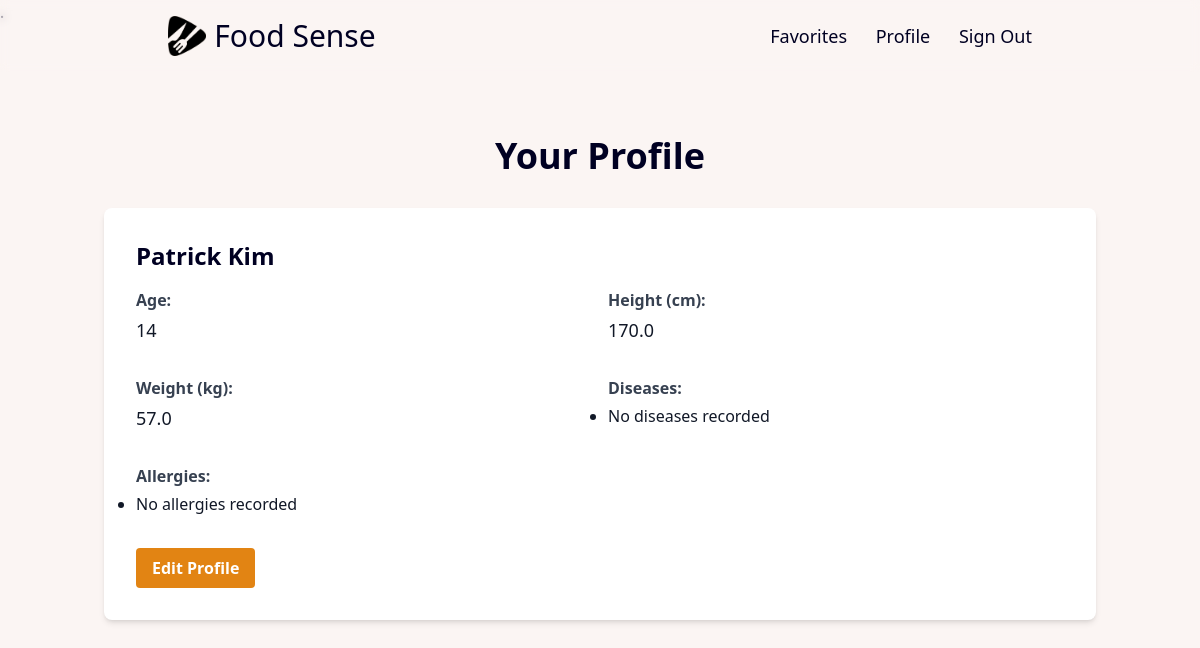
The app's page /users/profile/ (signed in) with its own data.
### users/models.py (models this page shows, shortened)
class Profile(models.Model):
    user = models.OneToOneField(User, on_delete=models.CASCADE)
    age = models.IntegerField()
    height = models.FloatField()
    weight = models.FloatField()
    diseases = models.JSONField(default=list, blank=True)
    allergies = models.JSONField(default=list, blank=True)
    favorites = models.JSONField(default=list, blank=True)

### users/views.py (the view)
# urls.py: path('profile/', views.profile, name="profile"),
@login_required
def profile(request):
    try:
        userProfile = Profile.objects.get(user=request.user)
        return render(request, 'users/profile.html', {"profile": userProfile})
    except Profile.DoesNotExist:
        return redirect("users:createProfile")

### users/templates/users/profile.html
{% extends 'base.html' %}
{% block body %}
<div class="container mx-auto px-4 py-8">
    <h1 class="text-4xl font-bold text-center mb-8 text-[#000022]">Your Profile</h1>
    <div class="bg-white rounded-lg shadow-md p-8">
        <h2 class="text-2xl font-bold mb-4 text-[#000022]">
            {{ user.first_name }} {{ user.last_name }}
        </h2>
        <div class="grid grid-cols-1 md:grid-cols-2 gap-4">
            <div class="flex flex-col mb-4">
                <label class="text-gray-700 font-bold mb-1">Age:</label>
                <p class="text-lg font-normal text-gray-900">{{ profile.age }}</p>
            </div>
            <div class="flex flex-col mb-4">
                <label class="text-gray-700 font-bold mb-1">Height (cm):</label>
                <p class="text-lg font-normal text-gray-900">{{ profile.height }}</p>
            </div>
            <div class="flex flex-col mb-4">
                <label class="text-gray-700 font-bold mb-1">Weight (kg):</label>
                <p class="text-lg font-normal text-gray-900">{{ profile.weight }}</p>
            </div>
            <div class="flex flex-col mb-4">
                <label class="text-gray-700 font-bold mb-1">Diseases:</label>
                <ul class="text-gray-900 list-disc">
                    {% if profile.diseases %}
                        {% for disease in profile.diseases %}
                            <li>{{ disease }}</li>
                        {% endfor %}
                    {% else %}
                        <li>No diseases recorded</li>
                    {% endif %}
                </ul>
            </div>
            <div class="flex flex-col mb-4">
                <label class="text-gray-700 font-bold mb-1">Allergies:</label>
                <ul class="text-gray-900 list-disc">
                    {% if profile.allergies %}
                        {% for allergy in profile.allergies %}
                            <li>{{ allergy }}</li>
                        {% endfor %}
                    {% else %}
                        <li>No allergies recorded</li>
                    {% endif %}
                </ul>
            </div>
        </div>
        <a href="{% url 'users:edit_profile' %}" class="mt-4 inline-block bg-[#e28413] hover:bg-[#bc7d30] text-white font-bold py-2 px-4 rounded focus:outline-none focus:shadow-outline">
            Edit Profile
        </a>
    </div>
</div>
{% endblock body %}

### records on screen
Profile: age "14", height "170.0", weight "57.0"

### other values on screen
{{ user.first_name }} "Patrick"
{{ user.last_name }} "Kim"
